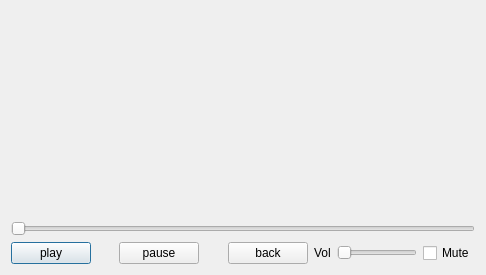
<?xml version="1.0" encoding="UTF-8"?>
<ui version="4.0">
 <class>player_dialog</class>
 <widget class="QDialog" name="player_dialog">
  <property name="geometry">
   <rect>
    <x>0</x>
    <y>0</y>
    <width>486</width>
    <height>275</height>
   </rect>
  </property>
  <property name="windowTitle">
   <string>Dialog</string>
  </property>
  <layout class="QVBoxLayout" name="verticalLayout_2">
   <item>
    <layout class="QVBoxLayout" name="verticalLayout">
     <item>
      <widget class="videoplayer_pane" name="videoplyr_pane" native="true">
       <property name="minimumSize">
        <size>
         <width>0</width>
         <height>200</height>
        </size>
       </property>
      </widget>
     </item>
     <item>
      <widget class="QSlider" name="seek_slider">
       <property name="orientation">
        <enum>Qt::Horizontal</enum>
       </property>
      </widget>
     </item>
    </layout>
   </item>
   <item>
    <layout class="QHBoxLayout" name="horizontalLayout">
     <item>
      <widget class="QPushButton" name="play_stop_btn">
       <property name="text">
        <string>play</string>
       </property>
      </widget>
     </item>
     <item>
      <spacer name="horizontalSpacer">
       <property name="orientation">
        <enum>Qt::Horizontal</enum>
       </property>
       <property name="sizeHint" stdset="0">
        <size>
         <width>40</width>
         <height>20</height>
        </size>
       </property>
      </spacer>
     </item>
     <item>
      <widget class="QPushButton" name="pause_btn">
       <property name="text">
        <string>pause</string>
       </property>
      </widget>
     </item>
     <item>
      <spacer name="horizontalSpacer_2">
       <property name="orientation">
        <enum>Qt::Horizontal</enum>
       </property>
       <property name="sizeHint" stdset="0">
        <size>
         <width>40</width>
         <height>20</height>
        </size>
       </property>
      </spacer>
     </item>
     <item>
      <widget class="QPushButton" name="back_btn">
       <property name="text">
        <string>back</string>
       </property>
      </widget>
     </item>
     <item>
      <widget class="QLabel" name="label">
       <property name="text">
        <string>Vol</string>
       </property>
      </widget>
     </item>
     <item>
      <widget class="QSlider" name="volume_slider">
       <property name="minimumSize">
        <size>
         <width>80</width>
         <height>0</height>
        </size>
       </property>
       <property name="orientation">
        <enum>Qt::Horizontal</enum>
       </property>
      </widget>
     </item>
     <item>
      <widget class="QCheckBox" name="mute_chk">
       <property name="text">
        <string>Mute</string>
       </property>
      </widget>
     </item>
    </layout>
   </item>
  </layout>
 </widget>
 <customwidgets>
  <customwidget>
   <class>videoplayer_pane</class>
   <extends>QWidget</extends>
   <header>videoplayer_pane.h</header>
   <container>1</container>
  </customwidget>
 </customwidgets>
 <resources/>
 <connections/>
</ui>
